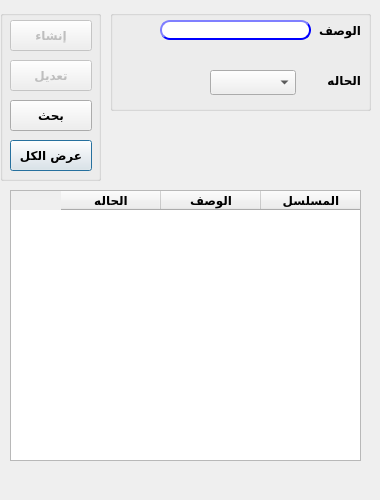
<?xml version="1.0" encoding="UTF-8"?>
<ui version="4.0">
 <class>Redeem_Type</class>
 <widget class="QDialog" name="Redeem_Type">
  <property name="geometry">
   <rect>
    <x>0</x>
    <y>0</y>
    <width>380</width>
    <height>500</height>
   </rect>
  </property>
  <property name="minimumSize">
   <size>
    <width>380</width>
    <height>500</height>
   </size>
  </property>
  <property name="maximumSize">
   <size>
    <width>380</width>
    <height>500</height>
   </size>
  </property>
  <property name="windowTitle">
   <string>نوع الإسترجاع</string>
  </property>
  <widget class="QTableWidget" name="Qtable_redeemTp">
   <property name="geometry">
    <rect>
     <x>10</x>
     <y>190</y>
     <width>351</width>
     <height>271</height>
    </rect>
   </property>
   <property name="font">
    <font>
     <family>29LT Bukra Regular</family>
     <pointsize>9</pointsize>
     <weight>75</weight>
     <bold>true</bold>
    </font>
   </property>
   <property name="layoutDirection">
    <enum>Qt::RightToLeft</enum>
   </property>
   <column>
    <property name="text">
     <string>المسلسل</string>
    </property>
   </column>
   <column>
    <property name="text">
     <string>الوصف</string>
    </property>
   </column>
   <column>
    <property name="text">
     <string>الحاله</string>
    </property>
   </column>
  </widget>
  <widget class="QGroupBox" name="groupBox">
   <property name="geometry">
    <rect>
     <x>110</x>
     <y>10</y>
     <width>261</width>
     <height>101</height>
    </rect>
   </property>
   <property name="title">
    <string/>
   </property>
   <widget class="QComboBox" name="CMB_redeemType">
    <property name="geometry">
     <rect>
      <x>100</x>
      <y>60</y>
      <width>86</width>
      <height>25</height>
     </rect>
    </property>
    <property name="font">
     <font>
      <family>29LT Bukra Regular</family>
      <pointsize>9</pointsize>
      <weight>75</weight>
      <bold>true</bold>
     </font>
    </property>
   </widget>
   <widget class="QLineEdit" name="LE_desc">
    <property name="geometry">
     <rect>
      <x>50</x>
      <y>10</y>
      <width>151</width>
      <height>20</height>
     </rect>
    </property>
    <property name="font">
     <font>
      <family>29LT Bukra Regular</family>
      <pointsize>9</pointsize>
      <weight>75</weight>
      <bold>true</bold>
     </font>
    </property>
    <property name="styleSheet">
     <string notr="true">QLineEdit{
                                        background-color: white;
                                        border-style: outset;
                                        border-width: 2px;
                                        border-radius: 10px;
                                        border-color: blue;
                                        min-width: 6em;
                                        }
                                        QLineEdit:hover {
                                        background: qradialgradient(
                                        cx: 0.3, cy: -0.4, fx: 0.3, fy: -0.4,
                                        radius: 1.35, stop: 0 #fff, stop: 1 #bbb
                                        );
                                        }
                                       QLineEdit:pressed {
                                        border-style: inset;
                                        background: qradialgradient(
                                        cx: 0.4, cy: -0.1, fx: 0.4, fy: -0.1,
                                        radius: 1.35, stop: 0 #fff, stop: 1 #ddd
                                        );
                                        }
                                    </string>
    </property>
   </widget>
   <widget class="QLabel" name="label_14">
    <property name="geometry">
     <rect>
      <x>200</x>
      <y>10</y>
      <width>51</width>
      <height>20</height>
     </rect>
    </property>
    <property name="font">
     <font>
      <family>29LT Bukra Regular</family>
      <pointsize>9</pointsize>
      <weight>75</weight>
      <bold>true</bold>
     </font>
    </property>
    <property name="text">
     <string>الوصف</string>
    </property>
   </widget>
   <widget class="QLabel" name="label_15">
    <property name="geometry">
     <rect>
      <x>190</x>
      <y>60</y>
      <width>61</width>
      <height>20</height>
     </rect>
    </property>
    <property name="font">
     <font>
      <family>29LT Bukra Regular</family>
      <pointsize>9</pointsize>
      <weight>75</weight>
      <bold>true</bold>
     </font>
    </property>
    <property name="text">
     <string>الحاله</string>
    </property>
   </widget>
   <widget class="QLabel" name="LB_redeemTpId">
    <property name="enabled">
     <bool>false</bool>
    </property>
    <property name="geometry">
     <rect>
      <x>10</x>
      <y>10</y>
      <width>31</width>
      <height>20</height>
     </rect>
    </property>
    <property name="font">
     <font>
      <family>29LT Bukra Regular</family>
      <pointsize>9</pointsize>
      <weight>75</weight>
      <bold>true</bold>
     </font>
    </property>
    <property name="text">
     <string/>
    </property>
   </widget>
   <widget class="QLabel" name="LB_status">
    <property name="enabled">
     <bool>false</bool>
    </property>
    <property name="geometry">
     <rect>
      <x>30</x>
      <y>60</y>
      <width>31</width>
      <height>21</height>
     </rect>
    </property>
    <property name="font">
     <font>
      <family>29LT Bukra Regular</family>
      <pointsize>9</pointsize>
      <weight>75</weight>
      <bold>true</bold>
     </font>
    </property>
    <property name="text">
     <string/>
    </property>
   </widget>
  </widget>
  <widget class="QGroupBox" name="groupBox_2">
   <property name="geometry">
    <rect>
     <x>0</x>
     <y>10</y>
     <width>101</width>
     <height>171</height>
    </rect>
   </property>
   <property name="title">
    <string/>
   </property>
   <widget class="QPushButton" name="BTN_searchRedeemTp_all">
    <property name="geometry">
     <rect>
      <x>10</x>
      <y>130</y>
      <width>82</width>
      <height>31</height>
     </rect>
    </property>
    <property name="font">
     <font>
      <family>29LT Bukra Regular</family>
      <pointsize>9</pointsize>
      <weight>75</weight>
      <bold>true</bold>
     </font>
    </property>
    <property name="styleSheet">
     <string notr="true"/>
    </property>
    <property name="text">
     <string>عرض الكل</string>
    </property>
   </widget>
   <widget class="QPushButton" name="BTN_modifyRedeemTp">
    <property name="enabled">
     <bool>false</bool>
    </property>
    <property name="geometry">
     <rect>
      <x>10</x>
      <y>50</y>
      <width>82</width>
      <height>31</height>
     </rect>
    </property>
    <property name="font">
     <font>
      <family>29LT Bukra Regular</family>
      <pointsize>9</pointsize>
      <weight>75</weight>
      <bold>true</bold>
     </font>
    </property>
    <property name="styleSheet">
     <string notr="true"/>
    </property>
    <property name="text">
     <string>تعديل</string>
    </property>
   </widget>
   <widget class="QPushButton" name="BTN_searchRedeemTp">
    <property name="geometry">
     <rect>
      <x>10</x>
      <y>90</y>
      <width>82</width>
      <height>31</height>
     </rect>
    </property>
    <property name="font">
     <font>
      <family>29LT Bukra Regular</family>
      <pointsize>9</pointsize>
      <weight>75</weight>
      <bold>true</bold>
     </font>
    </property>
    <property name="styleSheet">
     <string notr="true"/>
    </property>
    <property name="text">
     <string>بحث</string>
    </property>
   </widget>
   <widget class="QPushButton" name="BTN_createRedeemTp">
    <property name="enabled">
     <bool>false</bool>
    </property>
    <property name="geometry">
     <rect>
      <x>10</x>
      <y>10</y>
      <width>82</width>
      <height>31</height>
     </rect>
    </property>
    <property name="font">
     <font>
      <family>29LT Bukra Regular</family>
      <pointsize>9</pointsize>
      <weight>75</weight>
      <bold>true</bold>
     </font>
    </property>
    <property name="styleSheet">
     <string notr="true"/>
    </property>
    <property name="text">
     <string>إنشاء</string>
    </property>
   </widget>
  </widget>
  <zorder>groupBox_2</zorder>
  <zorder>groupBox</zorder>
  <zorder>Qtable_redeemTp</zorder>
 </widget>
 <resources/>
 <connections/>
</ui>
